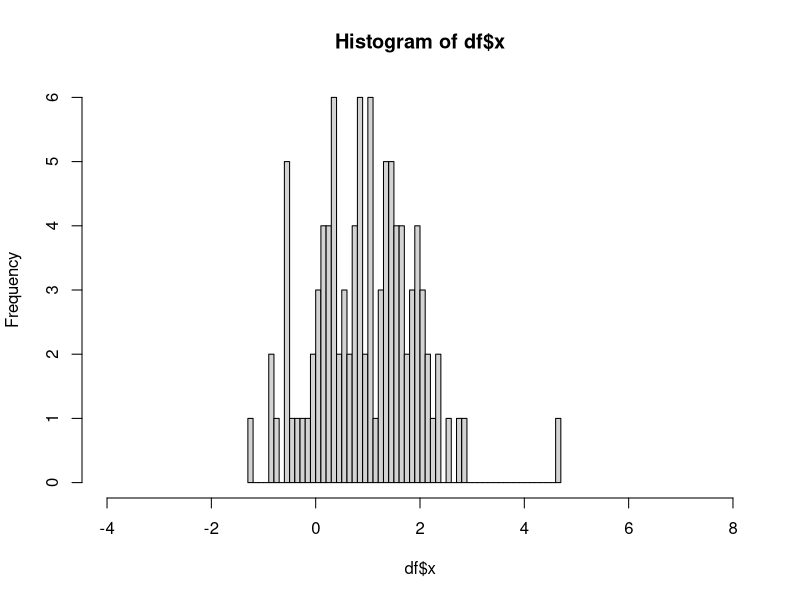
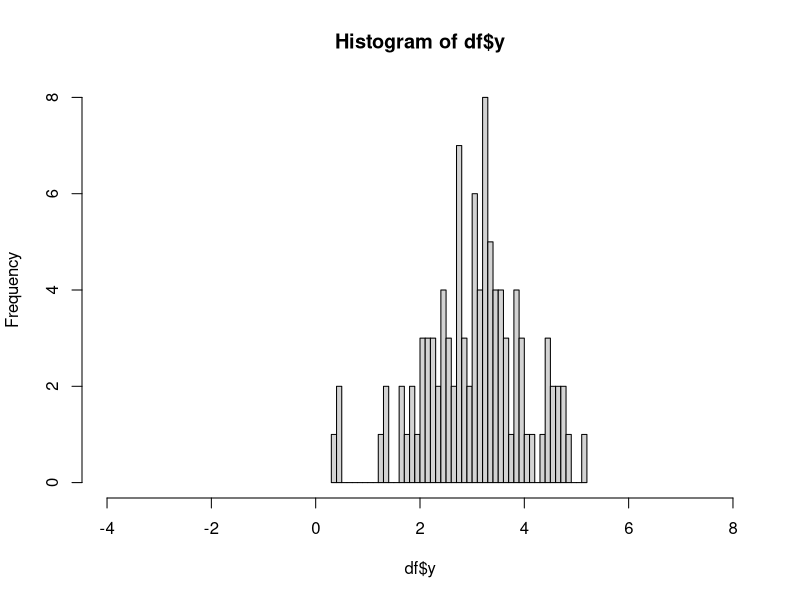
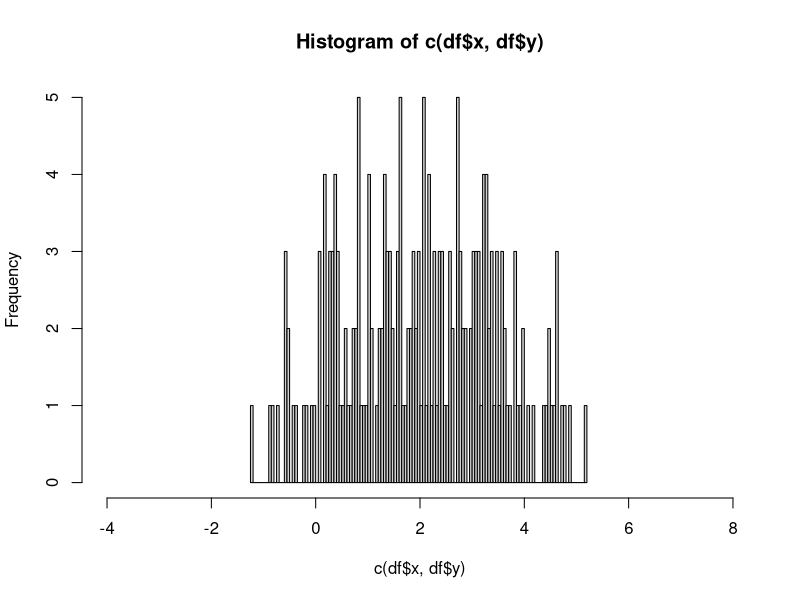
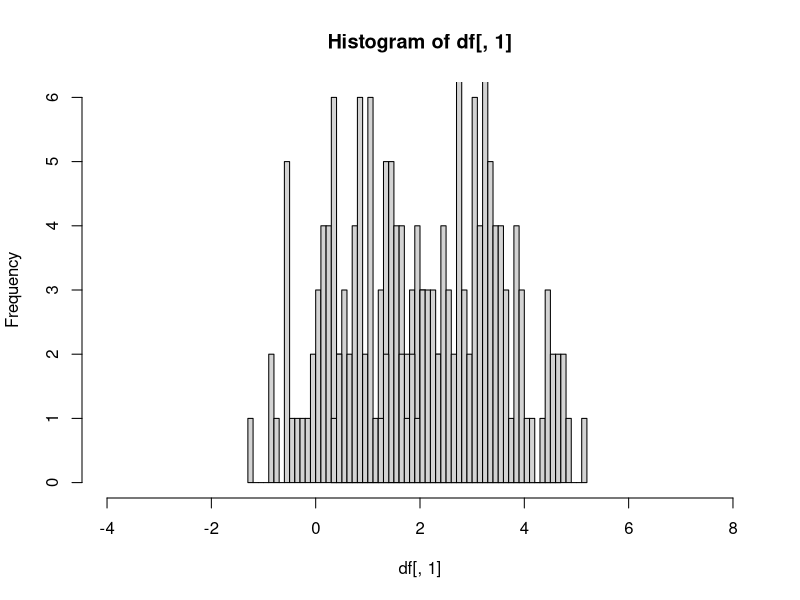
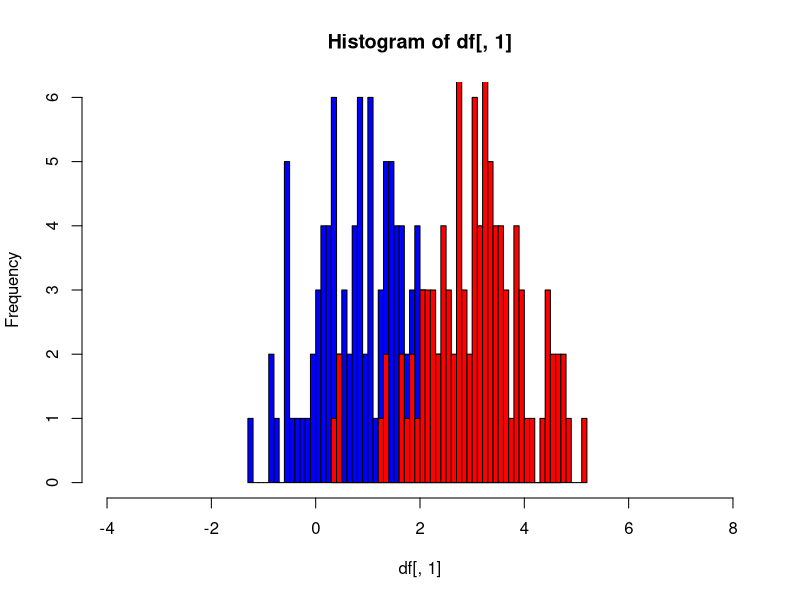
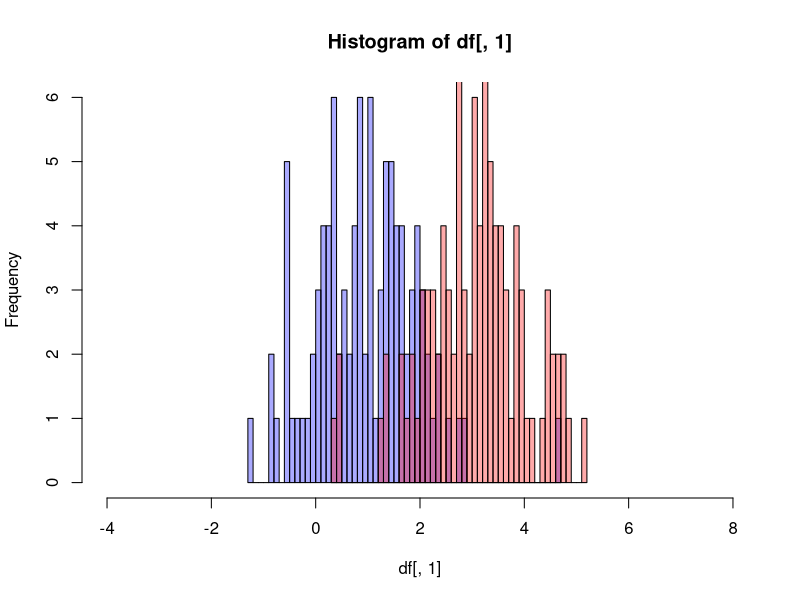
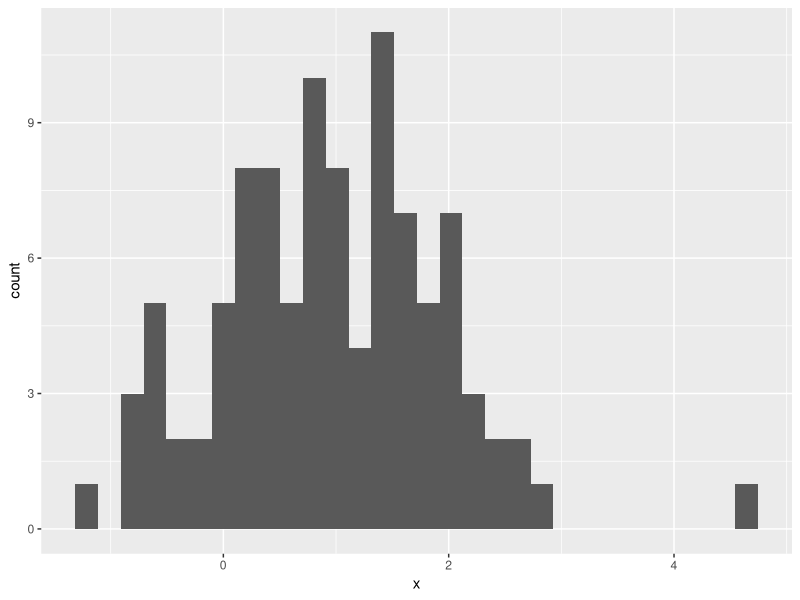
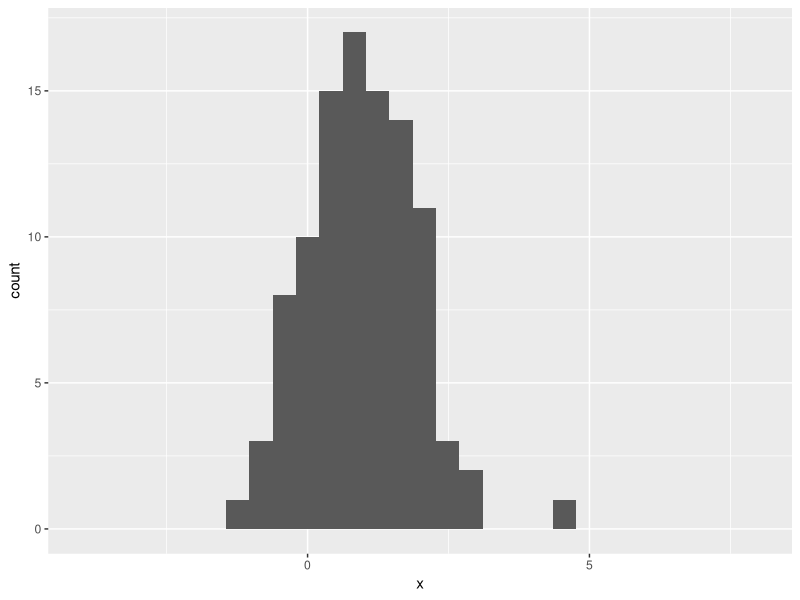

Write R code to recreate these figures, in order. (Note: this script raises an error after producing the figures.)


library(dplyr)
library(ggplot2)
head(iris)
str(iris)


df <- data.frame(x=rnorm(100)+1, y=rnorm(100)+3)
hist(df$x, br=50, xlim=c(-4,8))
hist(df$y, br=50, xlim=c(-4,8))
hist(c(df$x, df$y), br=100, xlim=c(-4,8))



hist(df[,1], br=50, xlim=c(-4,8))
hist(df[,2], br=50, xlim=c(-4,8), add=T)

hist(df[,1], br=50, xlim=c(-4,8), col="blue")
hist(df[,2], br=50, xlim=c(-4,8), col="red", add=T)

hist(df[,1], br=50, xlim=c(-4,8), col="#0000ff55")
hist(df[,2], br=50, xlim=c(-4,8), col="#ff000055", add=T)


std_x <- (df$x-mean(df$x))/sd(df$x)
std_y <- (df$y-mean(df$y))/sd(df$y)
std_df <- data.frame(std_x, std_y)

dfall <- mutate(df, 
                std_x=(x-mean(x))/sd(x), 
                std_y=(y-mean(y))/sd(y))
std_df <- select(dfall, std_x, std_y)

std_df <- df %>% 
  mutate(std_x=(x-mean(x))/sd(x), std_y=(y-mean(y))/sd(y)) %>%
  select(std_x, std_y)

library(ggplot2)


ggplot(df, aes(x=x)) +
  geom_bar(stat="bin")





ggplot(df, aes(x=x))+
  geom_bar(stat="bin") +
  scale_x_continuous(limits=c(-4,8))

ggplot(df, aes(x=y))+
  geom_bar(stat="bin") +
  scale_x_continuous(limits=c(-4,8))




ggplot(df)+
  geom_bar(aes(x=x), fill="blue", colour="black", stat="bin") +
  geom_bar(aes(x=y), fill="red", colour="black", stat="bin")

p1 <- ggplot(df)
p1 <- p1 + geom_bar(aes(x=x), fill="blue", colour="black", stat="bin")
p1 <- p1 + geom_bar(aes(x=y), fill="red", colour="black", stat="bin")

##

head(iris)
group_by(iris, Species)

?summarize




ggplot(df)+
  geom_bar(aes(x=x), stat="bin", fill="blue") +
  geom_bar(aes(x=y), stat="bin", fill="red") +
  scale_x_continuous(limits=c(-4,8))


ggplot(df)+
  geom_bar(aes(x=x), stat="bin", fill="#0000ff55") +
  geom_bar(aes(x=y), stat="bin", fill="#ff000055") +
  scale_x_continuous(limits=c(-4,8))


ggplot(df)+
  geom_bar(aes(x=x), stat="bin", fill="#0000ff55") +
  geom_bar(aes(x=y), stat="bin", fill="#ff000055") +
  scale_x_continuous(limits=c(-4,8))


## sepal length
iris_grouped <- group_by(iris, Species) 
iris_grouped_summary <- summarize(iris_grouped, 
                                  length_mean=mean(Sepal.Length), 
                                  length_sd=sd(Sepal.Length))

#iris_grouped <- iris %>% group_by(Species) 
iris_grouped_summary <- iris %>% 
  group_by(Species) %>% 
  summarize(length_mean=mean(Sepal.Length), 
            length_sd=sd(Sepal.Length))


ggplot(iris_grouped_summary, aes(x=Species, y=length_mean)) +
  geom_bar(stat="identity")



## melt 
library(reshape2)

class(df)
?melt

df_melt <- melt(df)
ggplot(df_melt, aes(x=value, fill=variable)) + 
  geom_bar(stat="bin")


## all
library(reshape2)


tmp1 <- group_by(iris, Species) %>%  summarise_all(mean) %>% melt

ggplot(tmp, aes(x=Species, y=value, fill=variable)) +
  geom_bar(stat="identity", position="dodge")


tmp1 <- group_by(iris, Species) %>%  summarise_all(mean) %>% melt(value.name=c("mean"))
tmp2 <- group_by(iris, Species) %>%  summarise_all(sd) %>% melt(value.name = c("sd"))
iris_melt <- inner_join(tmp1, tmp2)

ggplot(iris_melt, aes(x=Species, y=mean, fill=variable)) +
  geom_bar(stat="identity", position="dodge") +
  geom_errorbar(aes(min=mean-sd, max=mean+sd),
                position="dodge")




##


iris_grouped <- group_by(iris, Species) 
iris_grouped_summary <- summarize_all(iris_grouped, mean) # summarize_at summarize_if ...

iris_grouped <- iris %>% group_by(Species) 
iris_grouped_summary <- iris %>% group_by(Species) %>% summarize_all(mean)


ggplot(iris_grouped_summary, aes(x=Species)) +
  geom_bar(aes(y=Sepal.Length), stat="identity")


#iris_grouped_summary2 <- iris_grouped_summary %>% cbind(group_id=rep("1", 3))


iris_grouped_summary2 <- melt(iris_grouped_summary)
?melt.data.frame

ggplot(iris_grouped_summary2, aes(x=Species, y=value, group=variable)) +
  geom_bar(stat="identity", position="dodge") 

ggplot(iris_grouped_summary2, aes(x=Species, y=value, group=variable, fill=variable)) +
  geom_bar(stat="identity", position="dodge") 


## sd
iris_grouped <- iris %>% group_by(Species) 
iris_grouped_mean <- iris_grouped %>% summarize_all(mean) %>% melt(value.name="mean")
iris_grouped_sd <- iris_grouped %>% summarize_all(sd) %>% melt(value.name="sd")
iris_final <- inner_join(iris_grouped_mean, iris_grouped_sd, by=c("Species", "variable"))

ggplot(iris_final, aes(x=Species, y=mean, fill=variable)) +
  geom_bar(stat="identity", position="dodge")
  
ggplot(iris_final, aes(x=Species, y=mean, fill=variable)) +
  geom_bar(stat="identity", position="dodge", color="black") +
  geom_errorbar(aes(ymin=mean-sd, ymax=mean+sd), width=.2, position=position_dodge(0.9)) 

p1 <- ggplot(iris_final, aes(x=Species, y=mean, fill=variable)) +
  geom_bar(stat="identity", position="dodge", color="black") +
  geom_errorbar(aes(ymin=mean-sd, ymax=mean+sd), width=.2, position=position_dodge(0.9))



